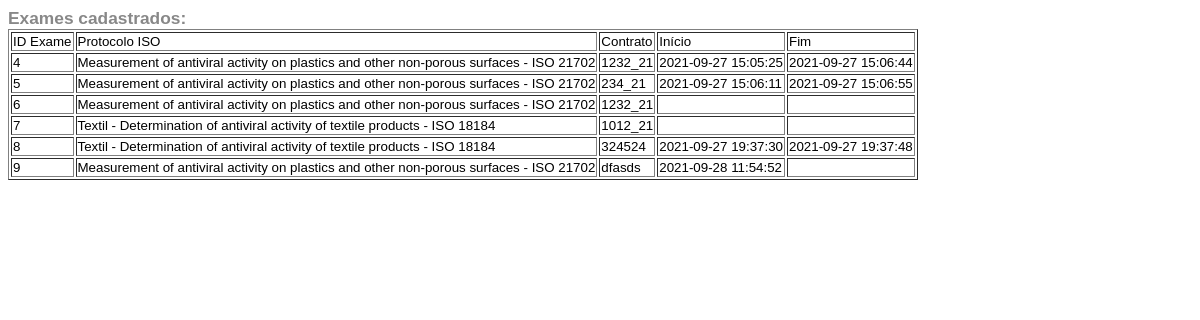
Screenshot of /GerenciamentoAmostras/_examestabela.php with the database file from the repository.
### tables this page shows
CREATE TABLE `exame` (
  `CodExame` int(11) NOT NULL,
  `NumeroContrato` varchar(10) NOT NULL,
  `Concentracao` varchar(20) DEFAULT NULL,
  `TempoExposicao` varchar(50) DEFAULT NULL,
  `ExameFinalizado` datetime DEFAULT NULL,
  `ExameIniciado` datetime DEFAULT NULL,
  `Observacao` varchar(255) DEFAULT NULL,
  `CodAmostra` int(11) NOT NULL,
  `CodMetodo` int(11) NOT NULL
);

CREATE TABLE `metodo` (
  `CodMetodo` int(11) NOT NULL,
  `NomeMet` varchar(255) NOT NULL,
  `ObsMet` varchar(255) DEFAULT NULL
);

### GerenciamentoAmostras/_codigos/mysql.php (called while the page is built, shortened)
<?php
	class Mysql{
		private static $pdo;
		public static function conectar(){
			if(self::$pdo == null){
				try{
					self::$pdo = new PDO('mysql:host='.HOST.';dbname='.DATABASE, USER, PASSWORD, array(PDO::MYSQL_ATTR_INIT_COMMAND => "SET NAMES utf8"));
					self::$pdo->setAttribute(PDO::ATTR_ERRMODE,PDO::ERRMODE_EXCEPTION);
				}catch(Exception $e){
					echo 'Erro ao conectar com o banco de dados';
				}
			}
			return self::$pdo;
		}
	}
?>

### GerenciamentoAmostras/_examestabela.php (the view, shortened to what this page needs)
<?php
    include('_codigos/mysql.php');
    $sql = "SELECT * FROM exame e JOIN metodo m ON e.CodMetodo = m.CodMetodo  ORDER BY 1";
	$query = Mysql::conectar()->prepare($sql);
    $query->execute();
?>
<!DOCTYPE html>
<html>
<head>
</head>
<body>
    <article id="incio">
        <header>
            <h2>
               Exames cadastrados:
            </h2>
        </header>
        <table border="1">
            <tr>
                <td>ID Exame</td>
                <td>Protocolo ISO</td>
                <td>Contrato</td>
                <td>Início</td>
                <td>Fim</td>
            </tr>
            <?php
            foreach($query as $dados){
            ?>
            <tr>
                <td><?php echo $dados["CodExame"];?></td>
                <td><?php echo $dados["NomeMet"];?></td>
                <td><?php echo $dados["NumeroContrato"];?></td>
                <td><?php echo $dados["ExameIniciado"];?></td>
                <td><?php echo $dados["ExameFinalizado"];?></td>
            </tr>
            <?php
            } ?>
        </table>
    </article>
</body>
</html>

### GerenciamentoAmostras/_examestabela.php (style rules this page uses)
body { font-family: Arial; font-size: 10pt; }
article h2 { font-size: 13pt; color: #888888; margin: 0px; }
article { margin-bottom: 5px; }

### rows the page displays
exame: CodExame "4", CodMetodo.NomeMet "Measurement of antiviral activity on plastics and other non-porous surfaces - ISO 21702", NumeroContrato "1232_21", ExameIniciado "2021-09-27 15:05:25", ExameFinalizado "2021-09-27 15:06:44"
exame: CodExame "5", CodMetodo.NomeMet "Measurement of antiviral activity on plastics and other non-porous surfaces - ISO 21702", NumeroContrato "234_21", ExameIniciado "2021-09-27 15:06:11", ExameFinalizado "2021-09-27 15:06:55"
exame: CodExame "6", CodMetodo.NomeMet "Measurement of antiviral activity on plastics and other non-porous surfaces - ISO 21702", NumeroContrato "1232_21"
exame: CodExame "7", CodMetodo.NomeMet "Textil - Determination of antiviral activity of textile products - ISO 18184", NumeroContrato "1012_21"
exame: CodExame "8", CodMetodo.NomeMet "Textil - Determination of antiviral activity of textile products - ISO 18184", NumeroContrato "324524", ExameIniciado "2021-09-27 19:37:30", ExameFinalizado "2021-09-27 19:37:48"
exame: CodExame "9", CodMetodo.NomeMet "Measurement of antiviral activity on plastics and other non-porous surfaces - ISO 21702", NumeroContrato "dfasds", ExameIniciado "2021-09-28 11:54:52"
